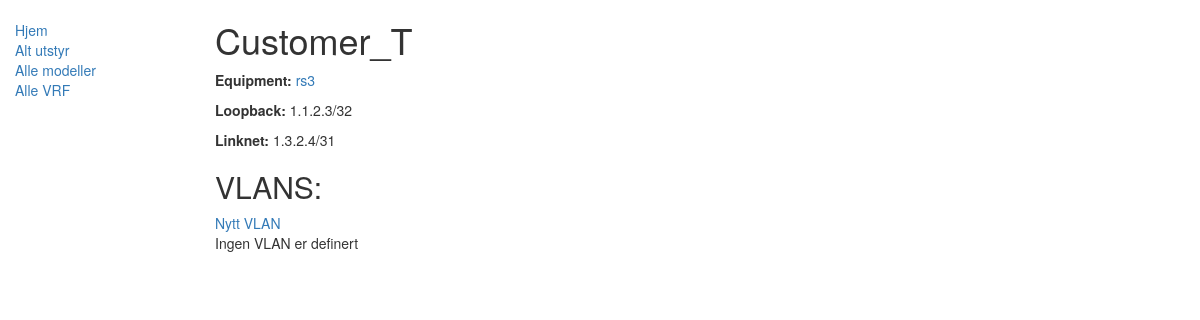
Page /prov/vrf/5 on the earlier database version.
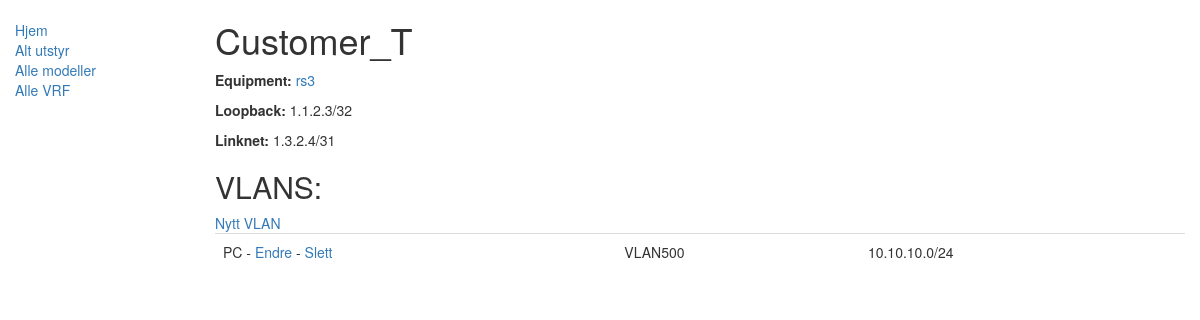
Same page on the later database version.
### prov/models.py (models this page shows, shortened)
class Vlan(models.Model):
    name = models.CharField(max_length=200, help_text="Enter name of the VLAN")
    vlan_id = models.IntegerField(help_text="Enter the VLAN ID")
    network_addr = models.CharField(max_length=200, help_text="Enter net_addr in / notation. Eg. 1.1.1.0/24 ")
    vrf = models.ForeignKey('Vrf', on_delete=models.SET_NULL, null=True)
    def get_absolute_url(self):
        return reverse('vlan-detail', args=[str(self.id)])
    class Meta:
        ordering = ['name']

### prov/views.py (the view)
# urls.py: path('vrf/<int:pk>', views.VrfDetailView.as_view(), name='vrf-detail'),
class VrfDetailView(generic.DetailView):
    model = Vrf

### prov/models.py (called while the page is built)
    def __str__(self):
        return self.name

    def get_absolute_url(self):
        return reverse('equipment-detail', kwargs={'slug': self.name, 'pk':str(self.id)})

### prov/templates/prov/vrf_detail.html
{% extends "base_generic.html" %}
{% block content %}
  <h1>{{ vrf.name }}</h1>
  <p><strong>Equipment:</strong> <a href="{{ vrf.equipment.get_absolute_url }}">{{ vrf.equipment }}</a> </p>
  <p><strong>Loopback:</strong> {{ vrf.loopback }}</p>
  <p><strong>Linknet:</strong> {{ vrf.linknet }}</p>
  <h2>VLANS:</h2>
    <a href="{% url 'vlan_create' %}">Nytt VLAN</a>
    {% if vrf.vlan_set.all %}
     <table class="table">
         {% for vlan in vrf.vlan_set.all %}
        <tr>
            <td>{{ vlan.name }} -
                <a href="{{ vlan.get_absolute_url }}/update">Endre</a> -
                <a href="{{ vlan.get_absolute_url }}/delete">Slett</a>
            </td>
            <td>VLAN{{ vlan.vlan_id }}</td>
            <td>{{ vlan.network_addr }}</td>
        </tr>
         {% endfor %}
    </table>
    {% else %}
        <p> Ingen VLAN er definert </p>
    {% endif %}
{% endblock %}

Differences in the rows shown:
added Vlan: name "PC", vlan_id "500", network_addr "10.10.10.0/24"
Other differences:
text no longer shown: "Ingen VLAN er definert"
